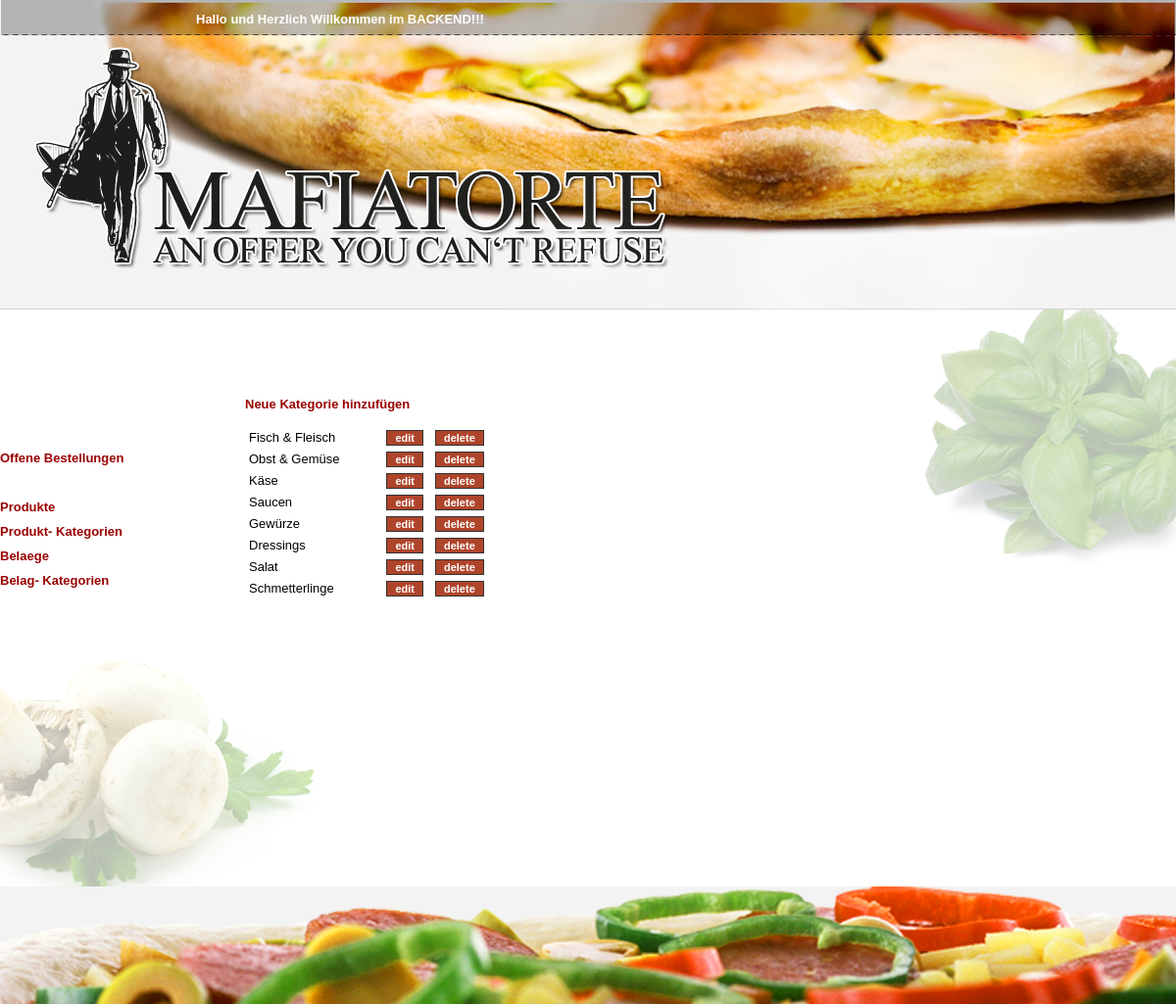
The app's page /backend/index.php?site=belagkat with its own data.
### tables this page shows
CREATE TABLE IF NOT EXISTS `belagkat` (
  `ID` int(10) unsigned NOT NULL AUTO_INCREMENT,
  `name` varchar(50) NOT NULL,
  PRIMARY KEY (`ID`)
);

### _settings.php (called while the page is built, shortened)
<?php
function safe_query($query="") {
	if(stristr(str_replace(' ', '', $query), "unionselect")===FALSE AND stristr(str_replace(' ', '', $query), "union(select")===FALSE){
		if(DEBUG == "OFF") $result = mysql_query($query) or die('Query failed!');
		else {
			$result = mysql_query($query) or die('Query failed: '
			.'<li>errorno='.mysql_errno()
			.'<li>error='.mysql_error()
			.'<li>query='.$query);
		}
		return $result;
	}
	else die();
}
?>

### backend/belagkat.php (the view, shortened to what this page needs)
<?php
if(isset($_GET['action'])) {
	if($_GET['action']=="add") {
    echo'<h1>Belag Kategorie hinzuf&uuml;gen</h1>';
    echo '<form method="post" action="index.php?site=belagkat" id="post" name="post" enctype="multipart/form-data" ">
    <table width="100%" border="0" cellspacing="1" cellpadding="3">
      <tr>
        <td width="15%"><b>Name der Kategorie</b></td>
        <td width="85%"><input type="text" name="belagkatname" size="60" /></td>
      </tr>
      <tr>
        <td colspan="2"><input type="submit" name="save" value="Kategorie hinzuf&uuml;gen" /></td>
      </tr>
    </table>
    </form>';
  }
  elseif($_GET['action']=="edit") {
    $katq = safe_query("SELECT ID,name FROM belagkat WHERE ID=". $_GET["ID"] . "");
    $kat = mysql_fetch_array($katq);
    echo'<h1>Belag Kategorie &auml;ndern</h1>';
    echo '<form method="post" action="index.php?site=belagkat" id="post" name="post" enctype="multipart/form-data" ">
    <table width="100%" border="0" cellspacing="1" cellpadding="3">
      <tr>
        <td width="15%"><b>Name der Kategorie</b></td>
        <td width="85%"><input type="text" name="name" size="60" value="'. $kat["name"] .'" />
        <input type="hidden" name="ID" value="'. $kat["ID"] .'" /></td>
      </tr>
      <tr>
        <td colspan="2"><input type="submit" name="saveedit" value="&auml;ndern" /></td>
      </tr>
    </table>
    </form>';
  }
}
else{
    echo '<a href="?site=belagkat&action=add">Neue Kategorie hinzuf&uuml;gen</a><br /><br /> ';
    $katq = safe_query("SELECT ID,name FROM belagkat");
    echo '<table width="100%" border="0" cellspacing="1" cellpadding="3">';
    while($kat = mysql_fetch_array($katq)){
     echo '<tr>
              <td width="15%">' . $kat["name"] . '</td>
              <td width="5%"><a href="?site=belagkat&action=edit&ID=' . $kat["ID"] . '" class="button"> edit</a></td>
              <td align="left"><a href="?site=belagkat&delete=' . $kat["ID"] . ' " class="button"> delete</a></td>
          </tr>';
    }
    echo '</table>';
}
?>

### _stylesheet.css (style rules this page uses)
body { background-image:url(img/bg.png); background-repeat:no-repeat; background-position:top center; background-color:#FFF; background-attachment:fixed; margin:0px; padding:0px; font-family:Verdana, Arial, sans-serif; font-size:13px; margin-top:0px; margin-left:auto; margin-right:auto; }
a, a:visited, a:active { color: #900; text-decoration: none; font-weight:bold; }
a.button, a.button:visited, a:active { color:#FFF; }
.button { padding:1px 8px 1px 8px; margin-left: 5px; font-size:11px; border: 1px solid #333333; background-color: #AE452B; color:#FFF; }

### records on screen
belagkat: name "Fisch & Fleisch"
belagkat: name "Obst & Gemüse"
belagkat: name "Käse"
belagkat: name "Saucen"
belagkat: name "Gewürze"
belagkat: name "Dressings"
belagkat: name "Salat"
belagkat: name "Schmetterlinge"
